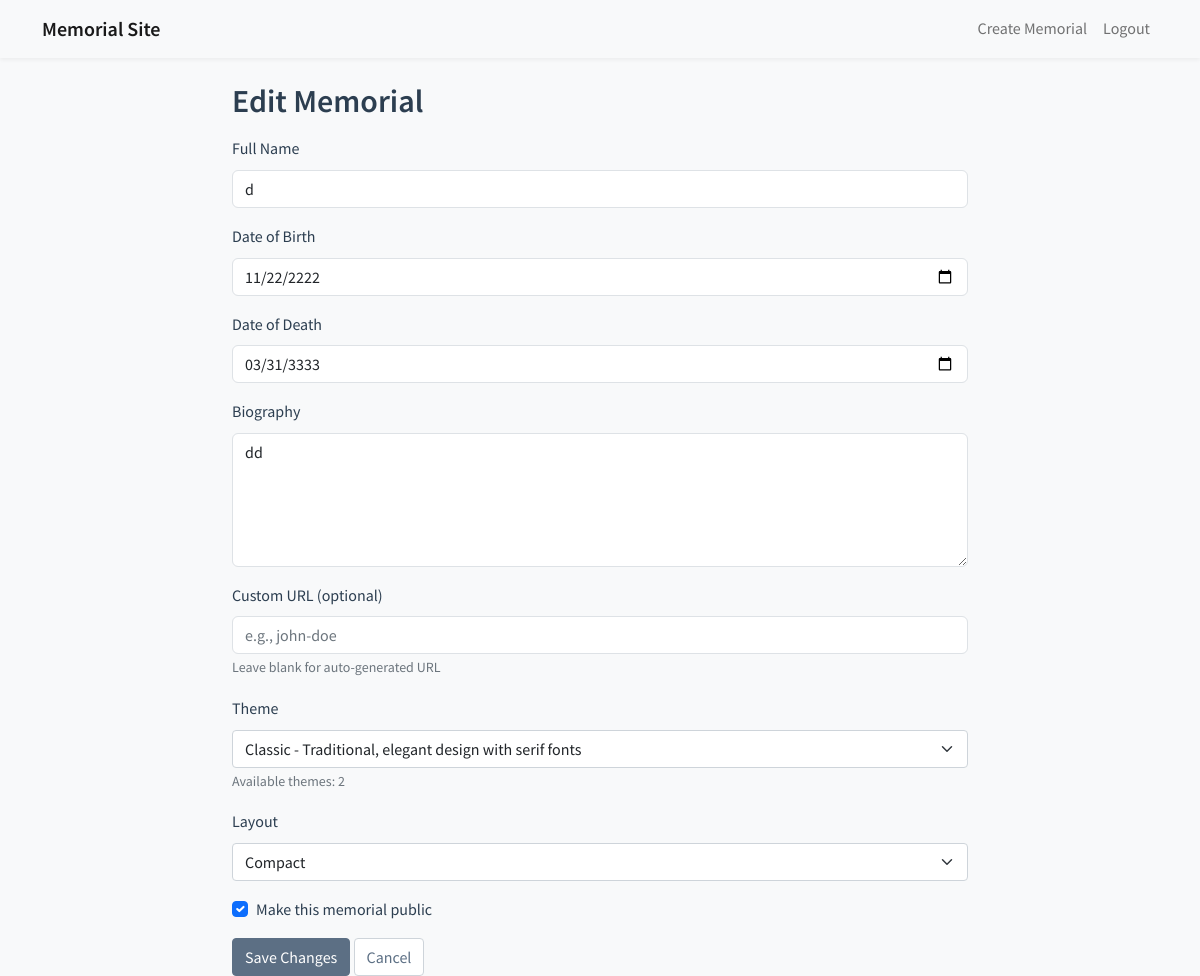
The page /memorial/1/edit (signed in) on the database its author committed.
### app/models/memorial.py (models this page shows, shortened)
class Memorial(db.Model):
    id = db.Column(db.Integer, primary_key=True)
    name = db.Column(db.String(100), nullable=False)
    birth_date = db.Column(db.Date)
    death_date = db.Column(db.Date)
    biography = db.Column(db.Text)
    custom_url = db.Column(db.String(100), unique=True)
    is_public = db.Column(db.Boolean, default=True)
    access_code = db.Column(db.String(20))
    created_at = db.Column(db.DateTime, default=datetime.utcnow)
    creator_id = db.Column(db.Integer, db.ForeignKey('user.id'), nullable=False)
    theme_id = db.Column(db.Integer, db.ForeignKey('theme.id'))
    layout = db.Column(db.String(32), default='standard')  # standard, compact, full-width, etc.
    photos = db.relationship('Photo', backref='memorial', lazy='dynamic')
    tributes = db.relationship('Tribute', backref='memorial', lazy='dynamic')
    events = db.relationship('Event', backref='memorial', lazy='dynamic')

### app/models/theme.py (models this page shows)
class Theme(db.Model):
    id = db.Column(db.Integer, primary_key=True)
    name = db.Column(db.String(64), unique=True, nullable=False)
    description = db.Column(db.String(256))
    template_path = db.Column(db.String(128), nullable=False)
    css_path = db.Column(db.String(128), nullable=False)
    is_active = db.Column(db.Boolean, default=True)
    created_at = db.Column(db.DateTime, default=datetime.utcnow)
    memorials = db.relationship('Memorial', backref='theme', lazy='dynamic')

### app/routes/memorial.py (the view, shortened to what this page needs)
@bp.route('/memorial/<int:id>/edit', methods=['GET', 'POST'])
@login_required
def edit(id):
    memorial = Memorial.query.get_or_404(id)
    if current_user.id != memorial.creator_id:
        flash('You do not have permission to edit this memorial')
        return redirect(url_for('memorial.view', id=id))
    themes = Theme.query.filter_by(is_active=True).all()
    print(f"Available themes: {[t.name for t in themes]}")  # Debug log
    return render_template('memorial/edit.html',
                         memorial=memorial,
                         themes=themes)

### app/models/user.py (called while the page is built)
@login_manager.user_loader
def load_user(id):
    return User.query.get(int(id))

### app/templates/memorial/edit.html (shortened to what this page needs)
{% extends "base.html" %}
{% block content %}
<div class="row">
    <div class="col-md-8 offset-md-2">
        <h2>Edit Memorial</h2>
        <form method="POST">
            <div class="mb-3">
                <label for="name" class="form-label">Full Name</label>
                <input type="text" class="form-control" id="name" name="name"
                       value="{{ memorial.name }}" required>
            </div>
            <div class="mb-3">
                <label for="birth_date" class="form-label">Date of Birth</label>
                <input type="date" class="form-control" id="birth_date" name="birth_date"
                       value="{{ memorial.birth_date.strftime('%Y-%m-%d') }}" required>
            </div>
            <div class="mb-3">
                <label for="death_date" class="form-label">Date of Death</label>
                <input type="date" class="form-control" id="death_date" name="death_date"
                       value="{{ memorial.death_date.strftime('%Y-%m-%d') }}" required>
            </div>
            <div class="mb-3">
                <label for="biography" class="form-label">Biography</label>
                <textarea class="form-control" id="biography" name="biography"
                          rows="5" required>{{ memorial.biography }}</textarea>
            </div>
            <div class="mb-3">
                <label for="custom_url" class="form-label">Custom URL (optional)</label>
                <input type="text" class="form-control" id="custom_url" name="custom_url"
                       value="" placeholder="e.g., john-doe">
                <small class="text-muted">Leave blank for auto-generated URL</small>
            </div>
            <div class="mb-3">
                <label for="theme" class="form-label">Theme</label>
                <select class="form-select" id="theme" name="theme_id">
                    {% if themes %}
                        {% for theme in themes %}
                        <option value="{{ theme.id }}" {% if memorial.theme_id == theme.id %}selected{% endif %}>
                            {{ theme.name }} - {{ theme.description }}
                        </option>
                        {% endfor %}
                    {% else %}
                        <option value="">No themes available</option>
                    {% endif %}
                </select>
                <small class="text-muted">
                    Available themes: {{ themes|length if themes else 0 }}
                </small>
            </div>
            <div class="mb-3">
                <label for="layout" class="form-label">Layout</label>
                <select class="form-select" id="layout" name="layout">
                    <option value="compact" {% if memorial.layout == 'compact' %}selected{% endif %}>Compact</option>
                </select>
            </div>
            <div class="mb-3 form-check">
                <input type="checkbox" class="form-check-input" id="is_public"
                       name="is_public" {% if memorial.is_public %}checked{% endif %}>
                <label class="form-check-label" for="is_public">Make this memorial public</label>
            </div>
            <button type="submit" class="btn btn-primary">Save Changes</button>
            <a href="{{ url_for('memorial.view', id=memorial.id) }}"
               class="btn btn-secondary">Cancel</a>
        </form>
    </div>
</div>
{% endblock %}

### app/static/css/base.css (style rules this page uses)
:root { --primary-color: #5c6f84; --primary-dark: #445469; --primary-light: #eef2f7; --accent-warm: #c4a484; --accent-soft: #a8c0d6; --neutral-100: #ffffff; --neutral-200: #f8f9fa; --neutral-300: #e9ecef; --neutral-400: #ced4da; --neutral-500: #adb5bd; --neutral-600: #6c757d; --neutral-700: #495057; --neutral-800: #343a40; --neutral-900: #212529; --text-primary: #2c3e50; --text-secondary: #5c6f84; --text-muted: #6c757d; --border-light: #dee2e6; --border-medium: #ced4da; --shadow-sm: 0 2px 4px rgba(0,0,0,0.05); --shadow-md: 0 4px 6px rgba(0,0,0,0.07); --shadow-lg: 0 10px 15px rgba(0,0,0,0.1); }
body { background-color: var(--neutral-200); color: var(--text-primary); font-family: 'Source Sans Pro', -apple-system, BlinkMacSystemFont, 'Segoe UI', Roboto, 'Helvetica Neue', Arial, sans-serif; line-height: 1.6; }
.btn-primary { background-color: var(--primary-color); border-color: var(--primary-color); color: var(--neutral-100); transition: all 0.2s ease-in-out; }
.btn-secondary { background-color: var(--neutral-100); border-color: var(--border-medium); color: var(--text-secondary); }
.form-control { border-color: var(--border-light); border-radius: 6px; transition: all 0.2s ease-in-out; }
h1, h2, h3, h4, h5, h6 { color: var(--text-primary); font-weight: 600; margin-bottom: 1rem; }
a { color: var(--primary-color); text-decoration: none; transition: color 0.2s ease-in-out; }

### rows shown on the page
Memorial: name "d", birth_date "11/22/2222", death_date "03/31/3333", biography "dd", theme_id "Classic - Traditional, elegant design with serif fonts", layout "Compact", is_public "☑"

### other values the page prints
{{ themes|length if themes else 0 }} "2"
